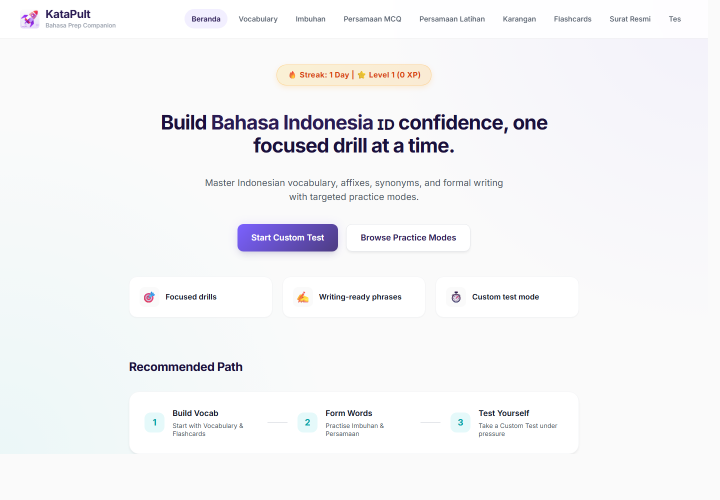
#> input picture award-demo-assets/01-home.png, 1440 x 1000 px (shown at 1/2 size)
$ python create_award_deck_v2.py
#> lines starting #> are read from the running program, lines starting #| are printed output that depends on the picture
from pathlib import Path
from PIL import Image, ImageDraw, ImageFont
import zipfile
import html
import xml.etree.ElementTree as ET

ROOT = Path(__file__).resolve().parents[1]
ASSETS = ROOT / "award-demo-assets"
OUT = ROOT / "award-submission-package"
SLIDES_DIR = OUT / "v2_slide_renders"
PPTX = OUT / "KataPult_Innovation_Award_Showcase_v2.pptx"
BLUEPRINT = OUT / "KataPult_award_pitch_blueprint.md"

W, H = 1600, 900
EMU = 914400
SW, SH = int(13.333333 * EMU), int(7.5 * EMU)

C = {
    "navy": "#0B1026",
    "charcoal": "#111827",
    "ink": "#1F2937",
    "muted": "#667085",
    "off": "#F8FAFC",
    "card": "#FFFFFF",
    "line": "#D7DCE5",
    "lime": "#C9F23A",
    "teal": "#22D3EE",
    "purple": "#7C5CFF",
    "orange": "#FB923C",
    "green": "#22C55E",
    "red": "#EF4444",
    "slate": "#172033",
    "slate2": "#CBD5E1",
}


def font(size, bold=False):
    candidates = [
        "C:/Windows/Fonts/segoeuib.ttf" if bold else "C:/Windows/Fonts/segoeui.ttf",
        "C:/Windows/Fonts/arialbd.ttf" if bold else "C:/Windows/Fonts/arial.ttf",
    ]
    for p in candidates:
        if Path(p).exists():
            return ImageFont.truetype(p, size)
    return ImageFont.load_default()


F = {
    "h1": font(58, True),
    "h2": font(40, True),
    "h3": font(28, True),
    "body": font(22),
    "body_b": font(22, True),
    "small": font(17),
    "small_b": font(17, True),
    "tiny": font(13, True),
}


def wrap(draw, text, fnt, max_w):
    words, lines, current = text.split(), [], ""
    for word in words:
        test = (current + " " + word).strip()
        if draw.textbbox((0, 0), test, font=fnt)[2] <= max_w:
            current = test
        else:
            if current:
                lines.append(current)
            current = word
    if current:
        lines.append(current)
    return lines


def text(draw, xy, body, fnt, fill, max_w=None, spacing=1.2):
    x, y = xy
    lines = []
    for para in str(body).split("\n"):
        lines.extend(wrap(draw, para, fnt, max_w) if max_w else [para])
    line_h = int(fnt.size * spacing)
    for line in lines:
        draw.text((x, y), line, font=fnt, fill=fill)
        y += line_h
    return y


def pill(draw, box, label, fill, fg, fnt=None):
    fnt = fnt or F["tiny"]
    draw.rounded_rectangle(box, radius=18, fill=fill)
    tw = draw.textbbox((0, 0), label, font=fnt)
    draw.text((box[0] + (box[2] - box[0] - (tw[2] - tw[0])) / 2, box[1] + (box[3] - box[1] - (tw[3] - tw[1])) / 2 - 1), label, font=fnt, fill=fg)


def card(draw, box, fill=C["card"], outline=C["line"], radius=26):
    draw.rounded_rectangle(box, radius=radius, fill=fill, outline=outline, width=2)


def screenshot(path, size):
    img = Image.open(ASSETS / path).convert("RGB")
    img.thumbnail(size)
    canvas = Image.new("RGB", size, "white")
    canvas.paste(img, ((size[0] - img.width) // 2, (size[1] - img.height) // 2))
    return canvas


def browser(draw, slide, path, box):
    x1, y1, x2, y2 = box
    card(draw, (x1, y1, x2, y2), fill="#FFFFFF", outline="#293449", radius=24)
    draw.rounded_rectangle((x1, y1, x2, y1 + 40), radius=24, fill="#EEF2F7")
    for i, col in enumerate([C["red"], "#FACC15", C["green"]]):
        draw.ellipse((x1 + 22 + i * 26, y1 + 15, x1 + 34 + i * 26, y1 + 27), fill=col)
    img = screenshot(path, (x2 - x1 - 34, y2 - y1 - 58))
    slide.paste(img, (x1 + 17, y1 + 48))


def base(dark=False, section=None, num=None):
    slide = Image.new("RGB", (W, H), C["navy"] if dark else C["off"])
    draw = ImageDraw.Draw(slide)
    if dark:
        draw.rectangle((0, 0, W, 18), fill=C["lime"])
    if section:
        pill(draw, (70, 48, 250, 88), section.upper(), C["lime"] if dark else C["navy"], C["navy"] if dark else "white")
    if num:
        draw.text((W - 92, H - 58), f"{num:02d}", font=F["small_b"], fill="white" if dark else C["muted"])
    return slide, draw


def metric(draw, box, value, label):
    card(draw, box)
    text(draw, (box[0] + 28, box[1] + 18), value, F["h3"], C["purple"])
    text(draw, (box[0] + 28, box[1] + 62), label, F["small"], C["muted"])


def save(slide, n):
    p = SLIDES_DIR / f"slide{n:02d}.png"
    slide.save(p)
    return p


def make_slides():
    OUT.mkdir(exist_ok=True)
    SLIDES_DIR.mkdir(exist_ok=True)
    paths = []

    s, d = base(True, "Innovation Award", 1)
    text(d, (80, 130), "KataPult", F["h1"], "white")
    text(d, (84, 225), "From scattered Bahasa prep\nto measurable daily practice", F["h2"], "white", 560)
    text(d, (86, 365), "Bahasa Prep Companion for focused I2 exam readiness.", F["body"], C["teal"], 520)
    for i, label in enumerate(["Bite-sized", "Modular", "Measurable"]):
        pill(d, (86 + i * 172, 465, 230 + i * 172, 510), label, "#1E293B", "white", F["small_b"])
    browser(d, s, "01-home.png", (740, 110, 1500, 690))
#> in screenshot, img is the input picture: PIL image 1440x1000 RGB; mean R, G, B 244.1, 244.2, 246.2
#> in screenshot, `canvas = Image.new("RGB", size, "white")`: canvas: PIL image 726x522 RGB; every value is 255
    paths.append(save(s, 1))

    s, d = base(False, "Problem", 2)
    text(d, (70, 120), "The gap was not content.\nIt was practice quality.", F["h2"], C["navy"], 780)
    text(d, (74, 235), "Preparing for I2 felt like collecting resources, not building readiness.", F["body"], C["muted"], 760)
    for i, (h, b, col) in enumerate([
        ("Scattered materials", "Notes, screenshots, PDFs and links lived in different places.", C["purple"]),
        ("Passive revision", "Hard topics needed retrieval practice, not rereading.", C["teal"]),
        ("No readiness visibility", "Learners could not see usage, weak areas, or momentum.", C["orange"]),
    ]):
        x = 90 + i * 490
        card(d, (x, 335, x + 420, 675))
        d.ellipse((x + 34, 370, x + 82, 418), fill=col)
        text(d, (x + 104, 372), h, F["h3"], C["navy"], 260)
        text(d, (x + 34, 465), b, F["body"], C["ink"], 330)
    paths.append(save(s, 2))

    s, d = base(True, "Why it matters", 3)
    text(d, (72, 122), "When every learner prepares alone,\nthe organisation loses reusable learning value.", F["h2"], "white", 970)
    card(d, (100, 280, 590, 685), fill="#172033", outline="#2B3650")
    text(d, (140, 320), "Before", F["h3"], "white")
    text(d, (160, 390), "Individual notes\nDuplicated effort\nNo shared usage data\nNo feedback loop", F["body"], C["slate2"], 360)
    pill(d, (690, 430, 910, 480), "KataPult converts", C["lime"], C["navy"], F["small_b"])
    card(d, (1010, 280, 1500, 685), fill="#F8FAFC", outline="#F8FAFC")
    text(d, (1050, 320), "After", F["h3"], C["navy"])
    text(d, (1070, 390), "Shared platform\nReusable content base\nMeasurable adoption\nEvidence for improvement", F["body"], C["ink"], 360)
    paths.append(save(s, 3))

    s, d = base(False, "Solution", 4)
    text(d, (70, 116), "KataPult turns exam readiness\ninto a daily practice loop.", F["h2"], C["navy"], 780)
    text(d, (74, 228), "A modular, gamified platform for short, focused Bahasa I2 practice.", F["body"], C["muted"], 700)
    for i, (label, col) in enumerate([("Choose module", C["purple"]), ("Practise actively", C["teal"]), ("Get feedback", C["orange"]), ("Track progress", C["green"])]):
        x = 95 + (i % 2) * 300
        y = 355 + (i // 2) * 130
        d.rounded_rectangle((x, y, x + 240, y + 84), radius=24, fill=col)
        text(d, (x + 25, y + 26), f"{i+1}. {label}", F["small_b"], "white" if col != C["lime"] else C["navy"])
    browser(d, s, "01-home.png", (900, 180, 1480, 600))
#> in screenshot (call 2), `canvas = Image.new("RGB", size, "white")`: canvas: PIL image 546x362 RGB; every value is 255
    text(d, (96, 645), "One loop. Multiple exam skills. Measurable learner behaviour.", F["body_b"], C["navy"])
    paths.append(save(s, 4))

    s, d = base(True, "Feature 1", 5)
    text(d, (74, 120), "Each module maps to a real exam skill.", F["h2"], "white", 820)
    text(d, (76, 190), "This is exam-specific practice, not generic language learning.", F["body"], C["teal"], 700)
    mods = [("Vocabulary", "Meaning + usage"), ("Imbuhan", "Word formation"), ("Persamaan", "Synonym precision"), ("Karangan", "Writing phrases"), ("Surat rasmi", "Structure + tone"), ("Flashcards", "Retention"), ("Custom test", "Exam pressure")]
    for i, (h, b) in enumerate(mods):
        x = 95 + (i % 4) * 355
        y = 285 + (i // 4) * 145
        card(d, (x, y, x + 310, y + 95), fill="#172033", outline="#2B3650")
        text(d, (x + 24, y + 18), h, F["body_b"], "white")
        text(d, (x + 24, y + 55), b, F["small"], C["slate2"])
    browser(d, s, "03-imbuhan.png", (805, 595, 1490, 820))
#> call 3 of screenshot, with path = '03-imbuhan.png', size = (651, 167)
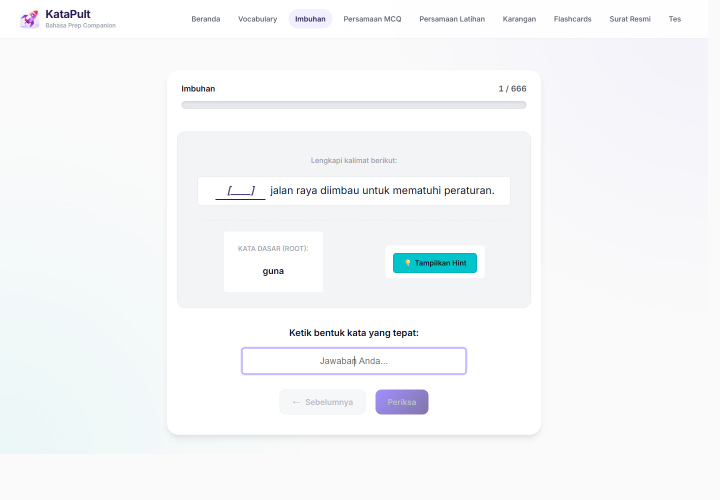
#> input picture award-demo-assets/03-imbuhan.png, 1440 x 1000 px (shown at 1/2 size)
#> in screenshot, img is the input picture: PIL image 1440x1000 RGB; mean R, G, B 245.9, 247.4, 249
#> in screenshot (call 3), `canvas = Image.new("RGB", size, "white")`: canvas: PIL image 651x167 RGB; every value is 255
#> in screenshot (call 3), `canvas.paste(img, ((size[0] - img.width) // 2, (size[1] - img.height) ..`:
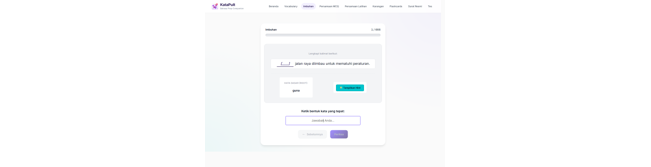
#> canvas: PIL image 651x167 RGB; mean R, G, B 251.6, 252.2, 252.8
    paths.append(save(s, 5))

    s, d = base(False, "Feature 2", 6)
    text(d, (70, 118), "KataPult makes learners retrieve,\nnot reread.", F["h2"], C["navy"], 780)
    for x, head, items, col in [
        (90, "Passive notes", ["Read again", "Hope it sticks", "No correction", "Long study blocks"], C["red"]),
        (585, "Active recall", ["Answer a prompt", "Instant feedback", "Repeat weak skills", "5-minute drills"], C["green"]),
    ]:
        card(d, (x, 285, x + 410, 655))
        d.ellipse((x + 30, 325, x + 58, 353), fill=col)
        text(d, (x + 78, 318), head, F["h3"], C["navy"])
        text(d, (x + 50, 400), "\n".join(items), F["body"], C["ink"], 300)
    browser(d, s, "04-persamaan.png", (1080, 255, 1510, 595))
#> call 4 of screenshot, with path = '04-persamaan.png', size = (396, 282)
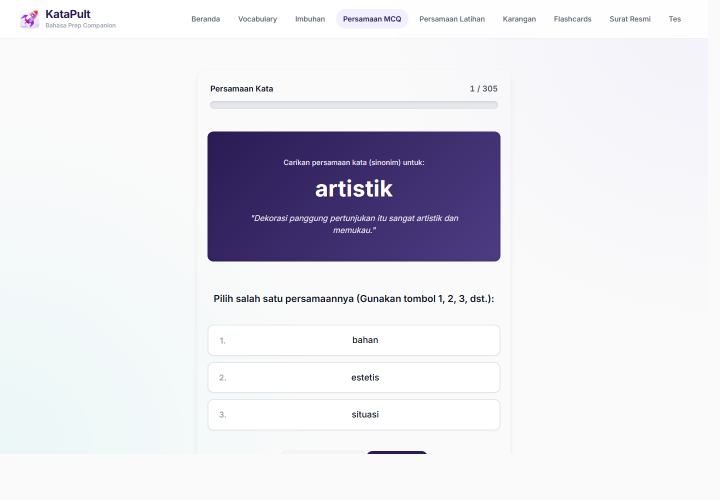
#> input picture award-demo-assets/04-persamaan.png, 1440 x 1000 px (shown at 1/2 size)
#> in screenshot, img is the input picture: PIL image 1440x1000 RGB; mean R, G, B 228, 227.2, 234.6
#> in screenshot (call 4), `canvas = Image.new("RGB", size, "white")`: canvas: PIL image 396x282 RGB; every value is 255
    pill(d, (1080, 640, 1510, 692), "Learning science, wrapped in a usable product", C["lime"], C["navy"], F["small_b"])
    paths.append(save(s, 6))

    s, d = base(True, "Feature 3", 7)
    text(d, (74, 120), "Gamification converts revision\ninto repeatable habit.", F["h2"], "white", 810)
    text(d, (76, 235), "Friendly motivation without losing exam seriousness.", F["body"], C["teal"], 650)
    for i, (h, b, col) in enumerate([("XP", "+50 per challenge", C["lime"]), ("Streak", "daily return cue", C["teal"]), ("Levels", "visible progress", C["purple"]), ("Lives", "stakes + focus", C["orange"])]):
        x = 100 + (i % 2) * 320
        y = 340 + (i // 2) * 135
        card(d, (x, y, x + 270, y + 95), fill="#172033", outline="#2B3650")
        d.ellipse((x + 22, y + 28, x + 46, y + 52), fill=col)
        text(d, (x + 62, y + 20), h, F["body_b"], "white")
        text(d, (x + 62, y + 56), b, F["small"], C["slate2"])
    browser(d, s, "07-daily-challenge.png", (780, 170, 1490, 675))
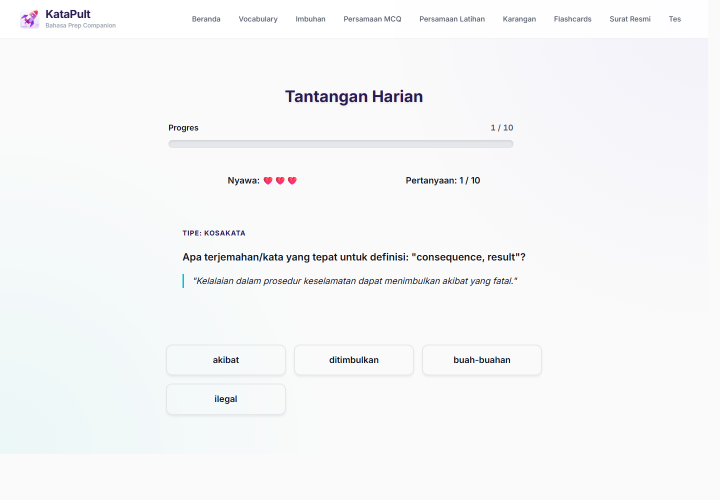
#> input picture award-demo-assets/07-daily-challenge.png, 1440 x 1000 px (shown at 1/2 size)
#> in screenshot, img is the input picture: PIL image 1440x1000 RGB; mean R, G, B 246, 246.8, 247.8
#> in screenshot (call 5), `canvas = Image.new("RGB", size, "white")`: canvas: PIL image 676x447 RGB; every value is 255
#> in screenshot (call 5), `canvas.paste(img, ((size[0] - img.width) // 2, (size[1] - img.height) ..`:
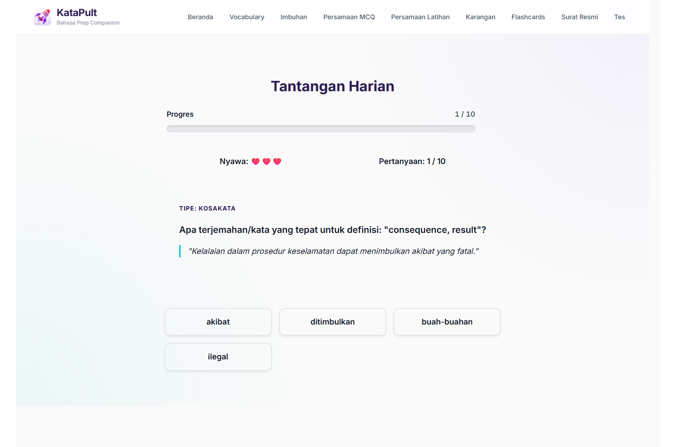
#> canvas: PIL image 676x447 RGB; mean R, G, B 246.4, 247.1, 248.1
    pill(d, (100, 665, 640, 720), "Small wins, repeated often.", C["lime"], C["navy"], F["small_b"])
    paths.append(save(s, 7))
#> in save (call 7), `slide.save(p)`:
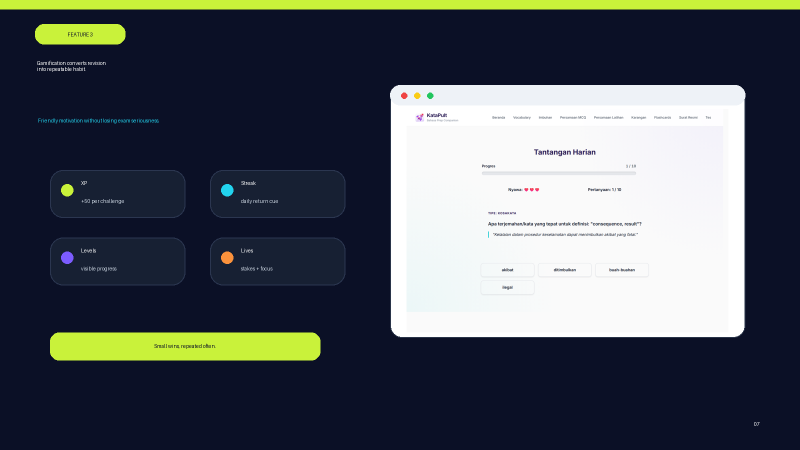
#> saved as slide07.png: PIL image 1600x900 RGB (shown at 1/2 size); mean R, G, B 79.4, 85.5, 92.4

    s, d = base(False, "Feature 4", 8)
    text(d, (70, 118), "The app measures learning behaviour,\nnot just page visits.", F["h2"], C["navy"], 840)
    text(d, (74, 232), "This turns anecdotal adoption into measurable evidence.", F["body"], C["muted"], 740)
    for i, label in enumerate(["Unique learners", "Teams represented", "Sessions", "Active days", "Section visits", "Time per section", "Total session time"]):
        x = 90 + (i % 4) * 360
        y = 320 + (i // 4) * 125
        metric(d, (x, y, x + 310, y + 95), "[insert]", label)
    card(d, (100, 660, 1500, 765), fill=C["navy"], outline=C["navy"])
    text(d, (138, 682), "Tracked events: Section_Visited, Time_Spent_Section, Total_Session_Time", F["body_b"], "white")
    text(d, (138, 725), "PostHog columns: person, section, route, duration_seconds, reason, current URL.", F["small"], C["slate2"])
    paths.append(save(s, 8))
#> in save (call 8), `slide.save(p)`:
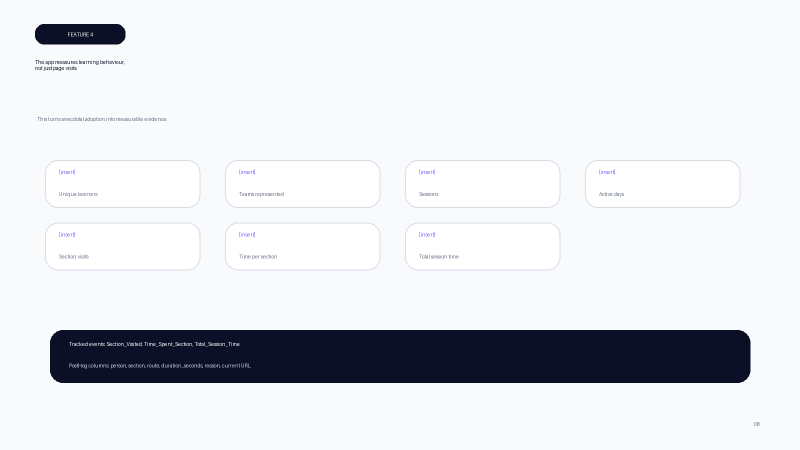
#> saved as slide08.png: PIL image 1600x900 RGB (shown at 1/2 size); mean R, G, B 223.1, 225.2, 229.2

    s, d = base(True, "Demo", 9)
    text(d, (74, 120), "The demo follows a learner’s\n10-minute prep journey.", F["h2"], "white", 780)
    for i, (h, b) in enumerate([("Open home dashboard", "Learning path + motivation"), ("Practise vocabulary", "Meaning, usage, examples"), ("Drill imbuhan / persamaan", "Target weak exam skills"), ("Review flashcards", "Retention and recall"), ("Show analytics", "Evidence of adoption")]):
        y = 280 + i * 88
        d.ellipse((110, y, 158, y + 48), fill=C["lime"])
        text(d, (126, y + 8), str(i + 1), F["small_b"], C["navy"])
        text(d, (190, y - 2), h, F["body_b"], "white")
        text(d, (190, y + 33), b, F["small"], C["slate2"])
    browser(d, s, "06-test-setup.png", (780, 190, 1490, 680))
    paths.append(save(s, 9))

    s, d = base(False, "Impact", 10)
    text(d, (70, 118), "A personal prep tool became\na shared team learning asset.", F["h2"], C["navy"], 850)
    for i, label in enumerate(["Unique learners", "Teams represented", "Sessions", "Total practice minutes", "Active days", "Top 3 modules used"]):
        x = 90 + (i % 3) * 485
        y = 310 + (i // 3) * 135
        metric(d, (x, y, x + 410, y + 98), "[X]", label)
    pill(d, (100, 670, 665, 725), "Before: scattered, individual, unmeasured", C["navy"], "white", F["small_b"])
    pill(d, (750, 670, 1315, 725), "After: shared, reusable, measurable", C["lime"], C["navy"], F["small_b"])
    text(d, (100, 780), "Quote placeholder: “KataPult made it easier to practise the exact areas I was weak in.”", F["small"], C["muted"], 1100)
    paths.append(save(s, 10))

    s, d = base(True, "Close", 11)
    text(d, (80, 130), "Preparation that is accessible,\nhabitual, and measurable.", F["h2"], "white", 850)
    for i, (h, b, col) in enumerate([("Real pain point", "Built from lived prep friction", C["lime"]), ("Exam-specific", "Mapped to Bahasa I2 sub-skills", C["teal"]), ("Adopted beyond creator", "Used by colleagues across teams", C["purple"]), ("Instrumented", "Measures section visits and time spent", C["orange"])]):
        x = 110 + (i % 2) * 650
        y = 335 + (i // 2) * 145
        card(d, (x, y, x + 560, y + 100), fill="#172033", outline="#2B3650")
        d.ellipse((x + 28, y + 35, x + 52, y + 59), fill=col)
        text(d, (x + 78, y + 22), h, F["body_b"], "white")
        text(d, (x + 78, y + 60), b, F["small"], C["slate2"])
    pill(d, (350, 720, 1250, 780), "From personal pain point to team learning platform.", C["lime"], C["navy"], F["body_b"])
    paths.append(save(s, 11))
    return paths


def rels_xml(rels):
    body = "".join(f'<Relationship Id="{rid}" Type="{typ}" Target="{target}"/>' for rid, typ, target in rels)
    return f'<?xml version="1.0" encoding="UTF-8" standalone="yes"?><Relationships xmlns="http://schemas.openxmlformats.org/package/2006/relationships">{body}</Relationships>'


# [28 lines left out: function make_pptx, not called in this run]


def esc(s):
    return html.escape(str(s), quote=False)


# [66 lines left out: function make_blueprint, not called in this run]


if __name__ == "__main__":
#> (the run stopped early here; a loop or call above may not have finished)
